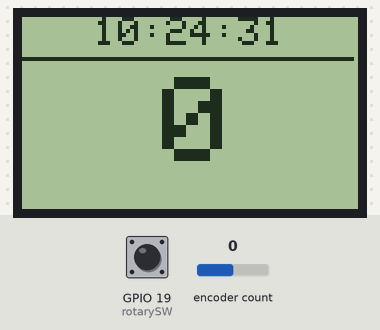
Recording of a sketch running on a simulated ESP32. On the bench: 84×48 one-colour display. Inputs (shaded band) come from the test bench; at power-on: encoder count 0, GPIO 19 (rotarySW) HIGH. The local clock reads 2024-03-15 10:24:30 at power-on unless the sketch sets it; what the sketch prints to the serial monitor is not drawn.

Above: at 1.2 s.
1.3 s: encoder count set to 1
At 2.7 s:
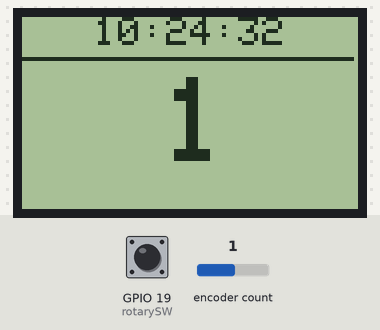
3.5 s: GPIO 19 (rotarySW) pulled LOW for 1 s
At 5.8 s:
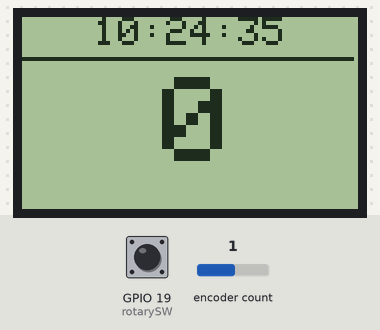
6.5 s: encoder count set to 0
At 7.6 s:
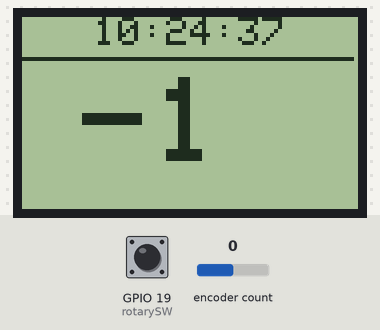
8.5 s: GPIO 19 (rotarySW) pulled LOW for 1 s
At 10.9 s:
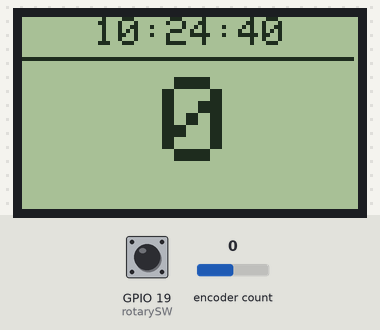
11.6 s: encoder count set to 4
At 12.6 s:
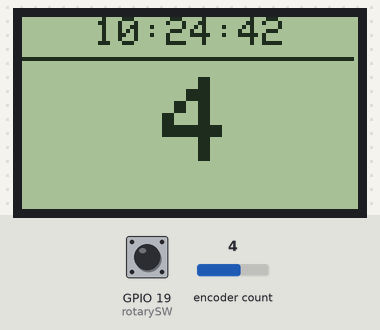
Timing chart, 0 to 14.1 s (numbered marks = the images above; inputs shaded):
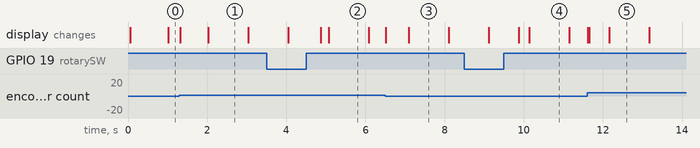

The sketch:

Nokia_LCD_Rotary_Encoder_RTC.ino
```cpp
#include <Adafruit_GFX.h>
#include <Adafruit_PCD8544.h>

#include "Button2.h";
#include "ESPRotary.h";
#include "RTClib.h"

int lcdRST = 27;
int lcdCE = 25;
int lcdDC = 32;
int lcdDIN = 17;
int lcdCLK = 16;
int lcdBL = 0;
int rotaryCLK = 26;
int rotaryDT = 18;
int rotarySW = 19;   // Button
int rotaryStep = 2;  // this number depends on your rotary encoder
// int RTC_SCL = 22;
// int RTC_SDA = 12;
unsigned long lastTimeClock = millis();
int waitClock = 1000;  // 1    sec
int8_t hora, minuto, segundo, dia, mes, ano;

ESPRotary r = ESPRotary(rotaryDT, rotaryCLK, rotaryStep);
Button2 b = Button2(rotarySW);

Adafruit_PCD8544 display = Adafruit_PCD8544(lcdCLK, lcdDIN, lcdDC, lcdCE, lcdRST);
RTC_DS3231 rtc;
char daysOfTheWeek[7][12] = {"Sun", "Mon", "Tue", "Wed", "Thu", "Fri", "Saturday"};

void setup() {
  Serial.begin(115200);
  pinMode(lcdBL, OUTPUT);
  backlightOn();
  display.begin();
  display.clearDisplay();
  setContrast();

  r.setChangedHandler(rotate);
  r.setLeftRotationHandler(showDirection);
  r.setRightRotationHandler(showDirection);
  b.setTapHandler(click);
  b.setLongClickHandler(resetPosition);

  if (!rtc.begin()) {
    Serial.println("Couldn't find RTC");
    Serial.flush();
    abort();
  }

  if (rtc.lostPower()) {
    Serial.println("RTC lost power, let's set the time!");
    // January 1, 2021 at HH, MM, SS:
    rtc.adjust(DateTime(2021, 1, 30, 21, 10, 0));
  }
  // January 1, 2021 at HH, MM, SS:
  // rtc.adjust(DateTime(2021, 1, 30, 21, 10, 0));
}

void loop() {
  r.loop();
  b.loop();
  updateClock();
  printHeader();
  printEncoder();
  display.display();
}

//======================================================================VOID
void resetDefaults() { backlightOff(); }

void setContrast() {
  display.setContrast(60);
  display.display();
}

void backlightOff() {
  digitalWrite(lcdBL, LOW);
  Serial.println(digitalRead(lcdBL));
}

void backlightOn() {
  digitalWrite(lcdBL, HIGH);
  Serial.println(digitalRead(lcdBL));
}

void rotate(ESPRotary& r) { Serial.println(r.getPosition()); }

// +on left or right rotation
void showDirection(ESPRotary& r) { Serial.println(r.directionToString(r.getDirection())); }

// +single click+
void click(Button2& btn) {
  Serial.println("Click!");
  if (digitalRead(lcdBL)) {
    backlightOff();
  } else {
    backlightOn();
  }
}

// +long click
void resetPosition(Button2& btn) {
  r.resetPosition();
  resetDefaults();
  Serial.println("Reset!");
}

void printHeader() {
  display.setTextSize(1);
  display.clearDisplay();
  display.setTextColor(BLACK, WHITE);
  display.setCursor(0, 0);
  display.setCursor(18, 0);
  if (hora < 10) {
    display.print(0);
  }
  display.print(hora);
  display.print(":");
  if (minuto < 10) {
    display.print(0);
  }
  display.print(minuto);
  display.print(":");
  if (segundo < 10) {
    display.print(0);
  }
  display.print(segundo);
  display.drawFastHLine(0, 10, 83, BLACK);
}

void printEncoder() {
  display.setTextSize(3);
  if (r.getPosition() >= 0 && r.getPosition() < 10) {
    display.setCursor(35, 15);
  } else if (r.getPosition() >= 0 && r.getPosition() < 100) {
    display.setCursor(25, 15);
  } else if (r.getPosition() <= -100) {
    display.setCursor(5, 15);
  } else {
    display.setCursor(15, 15);
  }
  display.print(r.getPosition());
}

void updateClock() {
  if (millis() - lastTimeClock > waitClock) {
    DateTime now = rtc.now();
    hora = now.hour();
    minuto = now.minute();
    segundo = now.second();
    dia = now.day();
    mes = now.month();
    ano = now.year();
    lastTimeClock = millis();
  }
}
```

Measured:
- what the display in image 1 shows lasts 1.0 s, from 2.0 s to 3.0 s
